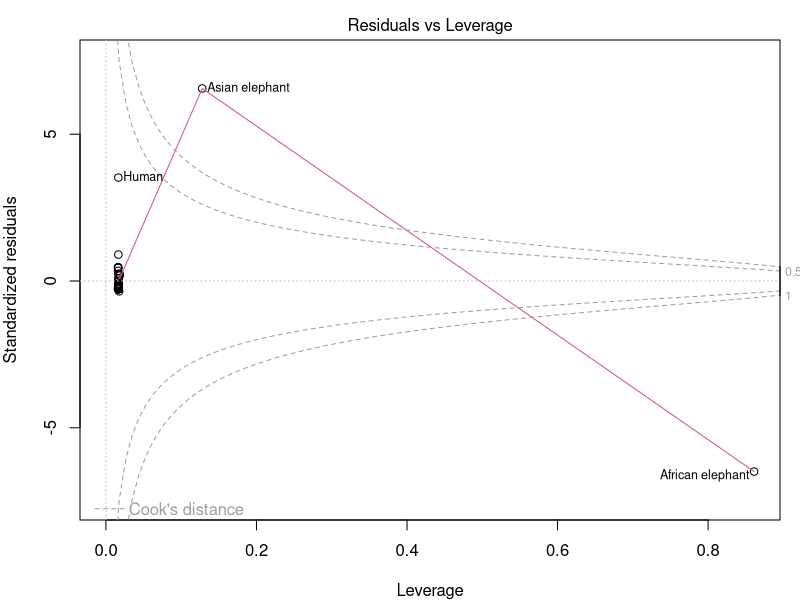
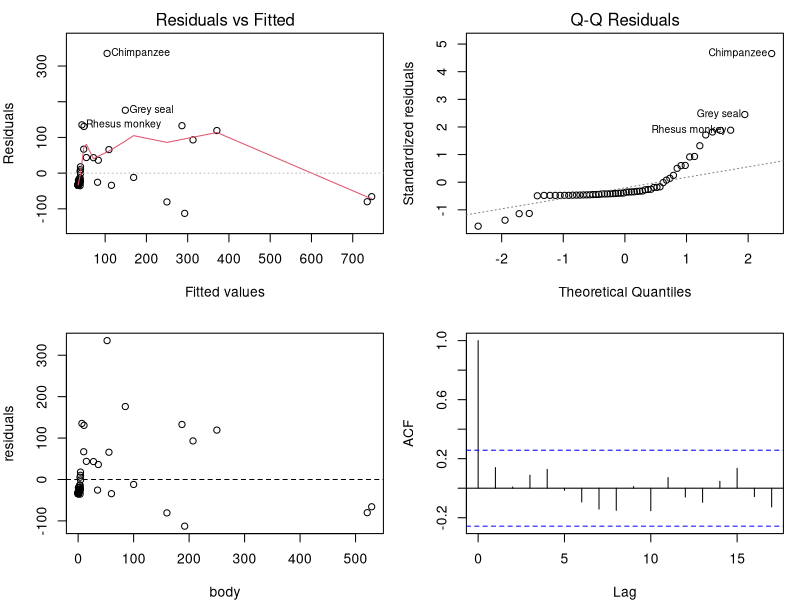

Reproduce these figures in R, in order.
## ---- chunk 1
#| include: false
library(boot)

data(mammals, package = "MASS")
model0 <- lm(brain ~ body, data = mammals)

removed <- c("African elephant", "Asian elephant", "Human", "Cow")
dat4 <- mammals[!(rownames(mammals) %in% removed), ]
model_final <- lm(brain ~ body, data = dat4)
## ---- chunk 2
#| fig-width: 5
#| fig-height: 2.2
par(mar = c(4, 4, 2, 1))
plot(model0, which = 5)
## ---- chunk 3
#| fig-width: 7
#| fig-height: 3.6
par(mfrow = c(2, 2), mar = c(4, 4, 2, 1))
plot(model_final, which = 1)
plot(model_final, which = 2)
plot(dat4$body, residuals(model_final), xlab = "body", ylab = "residuals")
abline(h = 0, lty = 2)
acf(residuals(model_final), main = "ACF of residuals")
## ---- chunk 4
#| include: false
model_summary <- summary(model_final)$coefficients
model_ci95 <- confint(model_final)

boot_lm <- function(data, indices) {
  boot_data <- data[indices, ]
  fit <- lm(brain ~ body, data = boot_data)
  c(coef(fit), summary(fit)$sigma)
}

set.seed(1)
boot_results <- boot(data = dat4, statistic = boot_lm, R = 1000)
boot_se <- apply(boot_results$t, 2, sd)
boot_ci95 <- apply(boot_results$t, 2, quantile, probs = c(0.025, 0.975))

comparison <- data.frame(
  Parameter = c("Intercept", "body", "sigma"),
  Estimate = c(coef(model_final), summary(model_final)$sigma),
  Bootstrap_SE = boot_se,
  OLS_SE = c(model_summary[, "Std. Error"], NA),
  Bootstrap_CI_Lower = boot_ci95[1, ],
  Bootstrap_CI_Upper = boot_ci95[2, ],
  OLS_CI_Lower = c(model_ci95[, 1], NA),
  OLS_CI_Upper = c(model_ci95[, 2], NA)
)
## ---- chunk 5
print(round(comparison[, c("Estimate", "Bootstrap_SE", "OLS_SE",
                           "Bootstrap_CI_Lower", "Bootstrap_CI_Upper")], 3))
